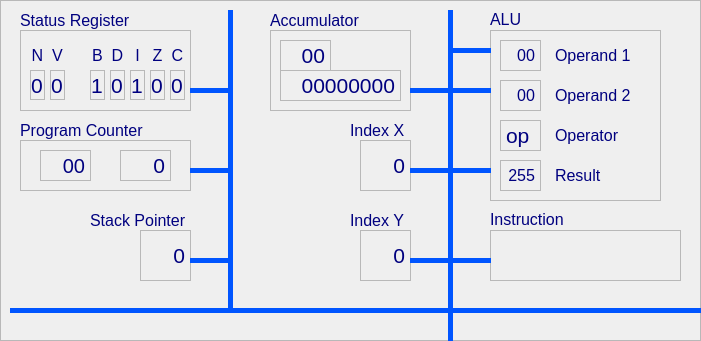
    <widget class="QFrame" name="processor_frame">
     <property name="geometry">
      <rect>
       <x>30</x>
       <y>30</y>
       <width>701</width>
       <height>341</height>
      </rect>
     </property>
     <property name="styleSheet">
      <string notr="true">color: rgb(0, 0, 127)</string>
     </property>
     <property name="frameShape">
      <enum>QFrame::StyledPanel</enum>
     </property>
     <property name="frameShadow">
      <enum>QFrame::Plain</enum>
     </property>
     <property name="lineWidth">
      <number>3</number>
     </property>
     <property name="midLineWidth">
      <number>2</number>
     </property>
     <widget class="QLabel" name="index_y">
      <property name="geometry">
       <rect>
        <x>360</x>
        <y>230</y>
        <width>51</width>
        <height>51</height>
       </rect>
      </property>
      <property name="font">
       <font>
        <pointsize>16</pointsize>
       </font>
      </property>
      <property name="frameShape">
       <enum>QFrame::StyledPanel</enum>
      </property>
      <property name="text">
       <string>0</string>
      </property>
      <property name="alignment">
       <set>Qt::AlignRight|Qt::AlignTrailing|Qt::AlignVCenter</set>
      </property>
     </widget>
     <widget class="QLabel" name="index_x">
      <property name="geometry">
       <rect>
        <x>360</x>
        <y>140</y>
        <width>51</width>
        <height>51</height>
       </rect>
      </property>
      <property name="font">
       <font>
        <pointsize>16</pointsize>
       </font>
      </property>
      <property name="frameShape">
       <enum>QFrame::StyledPanel</enum>
      </property>
      <property name="frameShadow">
       <enum>QFrame::Plain</enum>
      </property>
      <property name="text">
       <string>0</string>
      </property>
      <property name="alignment">
       <set>Qt::AlignRight|Qt::AlignTrailing|Qt::AlignVCenter</set>
      </property>
     </widget>
     <widget class="QFrame" name="accumulator_frame">
      <property name="geometry">
       <rect>
        <x>270</x>
        <y>30</y>
        <width>141</width>
        <height>81</height>
       </rect>
      </property>
      <property name="frameShape">
       <enum>QFrame::StyledPanel</enum>
      </property>
      <property name="frameShadow">
       <enum>QFrame::Plain</enum>
      </property>
      <widget class="QLabel" name="accumulator_binary">
       <property name="geometry">
        <rect>
         <x>10</x>
         <y>40</y>
         <width>121</width>
         <height>31</height>
        </rect>
       </property>
       <property name="font">
        <font>
         <pointsize>16</pointsize>
        </font>
       </property>
       <property name="frameShape">
        <enum>QFrame::StyledPanel</enum>
       </property>
       <property name="frameShadow">
        <enum>QFrame::Sunken</enum>
       </property>
       <property name="text">
        <string>00000000</string>
       </property>
       <property name="alignment">
        <set>Qt::AlignRight|Qt::AlignTrailing|Qt::AlignVCenter</set>
       </property>
      </widget>
      <widget class="QLabel" name="accumulator">
       <property name="geometry">
        <rect>
         <x>10</x>
         <y>10</y>
         <width>51</width>
         <height>31</height>
        </rect>
       </property>
       <property name="font">
        <font>
         <pointsize>16</pointsize>
        </font>
       </property>
       <property name="frameShape">
        <enum>QFrame::StyledPanel</enum>
       </property>
       <property name="frameShadow">
        <enum>QFrame::Sunken</enum>
       </property>
       <property name="text">
        <string>00</string>
       </property>
       <property name="alignment">
        <set>Qt::AlignRight|Qt::AlignTrailing|Qt::AlignVCenter</set>
       </property>
      </widget>
     </widget>
     <widget class="QFrame" name="program_counter_frame">
      <property name="geometry">
       <rect>
        <x>20</x>
        <y>140</y>
        <width>171</width>
        <height>51</height>
       </rect>
      </property>
      <property name="frameShape">
       <enum>QFrame::StyledPanel</enum>
      </property>
      <property name="frameShadow">
       <enum>QFrame::Plain</enum>
      </property>
      <widget class="QLabel" name="program_counter_high_byte">
       <property name="geometry">
        <rect>
         <x>20</x>
         <y>10</y>
         <width>51</width>
         <height>31</height>
        </rect>
       </property>
       <property name="font">
        <font>
         <pointsize>15</pointsize>
        </font>
       </property>
       <property name="frameShape">
        <enum>QFrame::StyledPanel</enum>
       </property>
       <property name="frameShadow">
        <enum>QFrame::Sunken</enum>
       </property>
       <property name="text">
        <string>00</string>
       </property>
       <property name="alignment">
        <set>Qt::AlignRight|Qt::AlignTrailing|Qt::AlignVCenter</set>
       </property>
      </widget>
      <widget class="QLabel" name="program_counter_low_byte">
       <property name="geometry">
        <rect>
         <x>100</x>
         <y>10</y>
         <width>51</width>
         <height>31</height>
        </rect>
       </property>
       <property name="font">
        <font>
         <pointsize>16</pointsize>
        </font>
       </property>
       <property name="frameShape">
        <enum>QFrame::StyledPanel</enum>
       </property>
       <property name="frameShadow">
        <enum>QFrame::Sunken</enum>
       </property>
       <property name="text">
        <string>0</string>
       </property>
       <property name="alignment">
        <set>Qt::AlignRight|Qt::AlignTrailing|Qt::AlignVCenter</set>
       </property>
      </widget>
     </widget>
     <widget class="QFrame" name="status_register_frame">
      <property name="geometry">
       <rect>
        <x>20</x>
        <y>30</y>
        <width>171</width>
        <height>81</height>
       </rect>
      </property>
      <property name="frameShape">
       <enum>QFrame::StyledPanel</enum>
      </property>
      <property name="frameShadow">
       <enum>QFrame::Plain</enum>
      </property>
      <widget class="QLabel" name="flag_c">
       <property name="geometry">
        <rect>
         <x>150</x>
         <y>40</y>
         <width>15</width>
         <height>30</height>
        </rect>
       </property>
       <property name="font">
        <font>
         <pointsize>16</pointsize>
        </font>
       </property>
       <property name="frameShape">
        <enum>QFrame::StyledPanel</enum>
       </property>
       <property name="frameShadow">
        <enum>QFrame::Sunken</enum>
       </property>
       <property name="text">
        <string>0</string>
       </property>
       <property name="indent">
        <number>0</number>
       </property>
      </widget>
      <widget class="QLabel" name="flag_z">
       <property name="geometry">
        <rect>
         <x>130</x>
         <y>40</y>
         <width>15</width>
         <height>30</height>
        </rect>
       </property>
       <property name="font">
        <font>
         <pointsize>16</pointsize>
        </font>
       </property>
       <property name="frameShape">
        <enum>QFrame::StyledPanel</enum>
       </property>
       <property name="frameShadow">
        <enum>QFrame::Sunken</enum>
       </property>
       <property name="text">
        <string>0</string>
       </property>
       <property name="indent">
        <number>0</number>
       </property>
      </widget>
      <widget class="QLabel" name="flag_d">
       <property name="geometry">
        <rect>
         <x>90</x>
         <y>40</y>
         <width>15</width>
         <height>30</height>
        </rect>
       </property>
       <property name="font">
        <font>
         <pointsize>16</pointsize>
        </font>
       </property>
       <property name="frameShape">
        <enum>QFrame::StyledPanel</enum>
       </property>
       <property name="frameShadow">
        <enum>QFrame::Sunken</enum>
       </property>
       <property name="text">
        <string>0</string>
       </property>
       <property name="indent">
        <number>0</number>
       </property>
      </widget>
      <widget class="QLabel" name="flag_b">
       <property name="geometry">
        <rect>
         <x>70</x>
         <y>40</y>
         <width>15</width>
         <height>30</height>
        </rect>
       </property>
       <property name="font">
        <font>
         <pointsize>16</pointsize>
        </font>
       </property>
       <property name="frameShape">
        <enum>QFrame::StyledPanel</enum>
       </property>
       <property name="frameShadow">
        <enum>QFrame::Sunken</enum>
       </property>
       <property name="text">
        <string>1</string>
       </property>
       <property name="indent">
        <number>0</number>
       </property>
      </widget>
      <widget class="QLabel" name="flag_v">
       <property name="geometry">
        <rect>
         <x>30</x>
         <y>40</y>
         <width>15</width>
         <height>30</height>
        </rect>
       </property>
       <property name="font">
        <font>
         <pointsize>16</pointsize>
        </font>
       </property>
       <property name="frameShape">
        <enum>QFrame::StyledPanel</enum>
       </property>
       <property name="frameShadow">
        <enum>QFrame::Sunken</enum>
       </property>
       <property name="text">
        <string>0</string>
       </property>
       <property name="indent">
        <number>0</number>
       </property>
      </widget>
      <widget class="QLabel" name="flag_n">
       <property name="geometry">
        <rect>
         <x>10</x>
         <y>40</y>
         <width>15</width>
         <height>30</height>
        </rect>
       </property>
       <property name="font">
        <font>
         <pointsize>16</pointsize>
        </font>
       </property>
       <property name="frameShape">
        <enum>QFrame::StyledPanel</enum>
       </property>
       <property name="frameShadow">
        <enum>QFrame::Sunken</enum>
       </property>
       <property name="text">
        <string>0</string>
       </property>
       <property name="indent">
        <number>0</number>
       </property>
      </widget>
      <widget class="QLabel" name="flag_i">
       <property name="geometry">
        <rect>
         <x>110</x>
         <y>40</y>
         <width>15</width>
         <height>30</height>
        </rect>
       </property>
       <property name="font">
        <font>
         <pointsize>16</pointsize>
        </font>
       </property>
       <property name="frameShape">
        <enum>QFrame::StyledPanel</enum>
       </property>
       <property name="frameShadow">
        <enum>QFrame::Sunken</enum>
       </property>
       <property name="text">
        <string>1</string>
       </property>
       <property name="indent">
        <number>0</number>
       </property>
      </widget>
      <widget class="QLabel" name="flag_n_label">
       <property name="geometry">
        <rect>
         <x>10</x>
         <y>10</y>
         <width>15</width>
         <height>30</height>
        </rect>
       </property>
       <property name="font">
        <font>
         <pointsize>12</pointsize>
        </font>
       </property>
       <property name="text">
        <string>N</string>
       </property>
       <property name="alignment">
        <set>Qt::AlignCenter</set>
       </property>
      </widget>
      <widget class="QLabel" name="flag_v_label">
       <property name="geometry">
        <rect>
         <x>30</x>
         <y>10</y>
         <width>15</width>
         <height>30</height>
        </rect>
       </property>
       <property name="font">
        <font>
         <pointsize>12</pointsize>
        </font>
       </property>
       <property name="text">
        <string>V</string>
       </property>
       <property name="alignment">
        <set>Qt::AlignCenter</set>
       </property>
      </widget>
      <widget class="QLabel" name="flag_b_label">
       <property name="geometry">
        <rect>
         <x>70</x>
         <y>10</y>
         <width>15</width>
         <height>30</height>
        </rect>
       </property>
       <property name="font">
        <font>
         <pointsize>12</pointsize>
        </font>
       </property>
       <property name="text">
        <string>B</string>
       </property>
       <property name="alignment">
        <set>Qt::AlignCenter</set>
       </property>
      </widget>
      <widget class="QLabel" name="flag_d_label">
       <property name="geometry">
        <rect>
         <x>90</x>
         <y>10</y>
         <width>15</width>
         <height>30</height>
        </rect>
       </property>
       <property name="font">
        <font>
         <pointsize>12</pointsize>
        </font>
       </property>
       <property name="text">
        <string>D</string>
       </property>
       <property name="alignment">
        <set>Qt::AlignCenter</set>
       </property>
      </widget>
      <widget class="QLabel" name="flag_i_label">
       <property name="geometry">
        <rect>
         <x>110</x>
         <y>10</y>
         <width>15</width>
         <height>30</height>
        </rect>
       </property>
       <property name="font">
        <font>
         <pointsize>12</pointsize>
        </font>
       </property>
       <property name="text">
        <string>I</string>
       </property>
       <property name="alignment">
        <set>Qt::AlignCenter</set>
       </property>
      </widget>
      <widget class="QLabel" name="flag_z_label">
       <property name="geometry">
        <rect>
         <x>130</x>
         <y>10</y>
         <width>15</width>
         <height>30</height>
        </rect>
       </property>
       <property name="font">
        <font>
         <pointsize>12</pointsize>
        </font>
       </property>
       <property name="text">
        <string>Z</string>
       </property>
       <property name="alignment">
        <set>Qt::AlignCenter</set>
       </property>
      </widget>
      <widget class="QLabel" name="flag_c_label">
       <property name="geometry">
        <rect>
         <x>150</x>
         <y>10</y>
         <width>15</width>
         <height>30</height>
        </rect>
       </property>
       <property name="font">
        <font>
         <pointsize>12</pointsize>
        </font>
       </property>
       <property name="text">
        <string>C</string>
       </property>
       <property name="alignment">
        <set>Qt::AlignCenter</set>
       </property>
      </widget>
     </widget>
     <widget class="QLabel" name="status_register_label">
      <property name="geometry">
       <rect>
        <x>20</x>
        <y>10</y>
        <width>141</width>
        <height>21</height>
       </rect>
      </property>
      <property name="font">
       <font>
        <pointsize>12</pointsize>
       </font>
      </property>
      <property name="text">
       <string>Status Register</string>
      </property>
     </widget>
     <widget class="QLabel" name="program_counter_label">
      <property name="geometry">
       <rect>
        <x>20</x>
        <y>120</y>
        <width>131</width>
        <height>20</height>
       </rect>
      </property>
      <property name="font">
       <font>
        <pointsize>12</pointsize>
       </font>
      </property>
      <property name="text">
       <string>Program Counter</string>
      </property>
     </widget>
     <widget class="QLabel" name="accumulator_label">
      <property name="geometry">
       <rect>
        <x>270</x>
        <y>10</y>
        <width>101</width>
        <height>20</height>
       </rect>
      </property>
      <property name="font">
       <font>
        <pointsize>12</pointsize>
       </font>
      </property>
      <property name="text">
       <string>Accumulator</string>
      </property>
     </widget>
     <widget class="QLabel" name="index_x_label">
      <property name="geometry">
       <rect>
        <x>350</x>
        <y>120</y>
        <width>61</width>
        <height>20</height>
       </rect>
      </property>
      <property name="font">
       <font>
        <pointsize>12</pointsize>
       </font>
      </property>
      <property name="text">
       <string>Index X</string>
      </property>
     </widget>
     <widget class="QLabel" name="index_y_label">
      <property name="geometry">
       <rect>
        <x>350</x>
        <y>210</y>
        <width>61</width>
        <height>20</height>
       </rect>
      </property>
      <property name="font">
       <font>
        <pointsize>12</pointsize>
       </font>
      </property>
      <property name="text">
       <string>Index Y</string>
      </property>
     </widget>
     <widget class="QLabel" name="stack_pointer_label">
      <property name="geometry">
       <rect>
        <x>90</x>
        <y>210</y>
        <width>101</width>
        <height>20</height>
       </rect>
      </property>
      <property name="font">
       <font>
        <pointsize>12</pointsize>
       </font>
      </property>
      <property name="text">
       <string>Stack Pointer</string>
      </property>
     </widget>
     <widget class="QLabel" name="stack_pointer">
      <property name="geometry">
       <rect>
        <x>140</x>
        <y>230</y>
        <width>51</width>
        <height>51</height>
       </rect>
      </property>
      <property name="font">
       <font>
        <pointsize>16</pointsize>
       </font>
      </property>
      <property name="frameShape">
       <enum>QFrame::StyledPanel</enum>
      </property>
      <property name="frameShadow">
       <enum>QFrame::Plain</enum>
      </property>
      <property name="text">
       <string>0</string>
      </property>
      <property name="alignment">
       <set>Qt::AlignRight|Qt::AlignTrailing|Qt::AlignVCenter</set>
      </property>
     </widget>
     <widget class="QFrame" name="current_instruction_frame">
      <property name="geometry">
       <rect>
        <x>490</x>
        <y>230</y>
        <width>191</width>
        <height>51</height>
       </rect>
      </property>
      <property name="frameShape">
       <enum>QFrame::StyledPanel</enum>
      </property>
      <property name="frameShadow">
       <enum>QFrame::Plain</enum>
      </property>
      <widget class="QLabel" name="current_instruction">
       <property name="geometry">
        <rect>
         <x>10</x>
         <y>10</y>
         <width>171</width>
         <height>31</height>
        </rect>
       </property>
       <property name="font">
        <font>
         <pointsize>20</pointsize>
        </font>
       </property>
       <property name="text">
        <string/>
       </property>
      </widget>
     </widget>
     <widget class="QLabel" name="current_instruction_label">
      <property name="geometry">
       <rect>
        <x>490</x>
        <y>210</y>
        <width>91</width>
        <height>18</height>
       </rect>
      </property>
      <property name="font">
       <font>
        <pointsize>12</pointsize>
       </font>
      </property>
      <property name="text">
       <string>Instruction</string>
      </property>
     </widget>
     <widget class="QFrame" name="alu_frame">
      <property name="geometry">
       <rect>
        <x>490</x>
        <y>30</y>
        <width>171</width>
        <height>171</height>
       </rect>
      </property>
      <property name="frameShape">
       <enum>QFrame::StyledPanel</enum>
      </property>
      <property name="frameShadow">
       <enum>QFrame::Plain</enum>
      </property>
      <widget class="QLabel" name="alu_operator">
       <property name="geometry">
        <rect>
         <x>10</x>
         <y>90</y>
         <width>41</width>
         <height>31</height>
        </rect>
       </property>
       <property name="font">
        <font>
         <pointsize>16</pointsize>
        </font>
       </property>
       <property name="frameShape">
        <enum>QFrame::StyledPanel</enum>
       </property>
       <property name="frameShadow">
        <enum>QFrame::Sunken</enum>
       </property>
       <property name="text">
        <string>op</string>
       </property>
      </widget>
      <widget class="QLabel" name="alu_op1">
       <property name="geometry">
        <rect>
         <x>10</x>
         <y>10</y>
         <width>41</width>
         <height>31</height>
        </rect>
       </property>
       <property name="font">
        <font>
         <pointsize>12</pointsize>
        </font>
       </property>
       <property name="frameShape">
        <enum>QFrame::StyledPanel</enum>
       </property>
       <property name="frameShadow">
        <enum>QFrame::Sunken</enum>
       </property>
       <property name="text">
        <string>00</string>
       </property>
       <property name="alignment">
        <set>Qt::AlignRight|Qt::AlignTrailing|Qt::AlignVCenter</set>
       </property>
       <property name="indent">
        <number>5</number>
       </property>
      </widget>
      <widget class="QLabel" name="alu_op2">
       <property name="geometry">
        <rect>
         <x>10</x>
         <y>50</y>
         <width>41</width>
         <height>31</height>
        </rect>
       </property>
       <property name="font">
        <font>
         <pointsize>12</pointsize>
        </font>
       </property>
       <property name="frameShape">
        <enum>QFrame::StyledPanel</enum>
       </property>
       <property name="frameShadow">
        <enum>QFrame::Sunken</enum>
       </property>
       <property name="text">
        <string>00</string>
       </property>
       <property name="alignment">
        <set>Qt::AlignRight|Qt::AlignTrailing|Qt::AlignVCenter</set>
       </property>
       <property name="indent">
        <number>5</number>
       </property>
      </widget>
      <widget class="QLabel" name="alu_res">
       <property name="geometry">
        <rect>
         <x>10</x>
         <y>130</y>
         <width>41</width>
         <height>31</height>
        </rect>
       </property>
       <property name="font">
        <font>
         <pointsize>12</pointsize>
        </font>
       </property>
       <property name="frameShape">
        <enum>QFrame::StyledPanel</enum>
       </property>
       <property name="frameShadow">
        <enum>QFrame::Sunken</enum>
       </property>
       <property name="text">
        <string>255</string>
       </property>
       <property name="alignment">
        <set>Qt::AlignRight|Qt::AlignTrailing|Qt::AlignVCenter</set>
       </property>
       <property name="indent">
        <number>5</number>
       </property>
      </widget>
      <widget class="QLabel" name="alu_op1_label">
       <property name="geometry">
        <rect>
         <x>60</x>
         <y>10</y>
         <width>91</width>
         <height>31</height>
        </rect>
       </property>
       <property name="font">
        <font>
         <pointsize>12</pointsize>
        </font>
       </property>
       <property name="text">
        <string>Operand 1</string>
       </property>
       <property name="indent">
        <number>5</number>
       </property>
      </widget>
      <widget class="QLabel" name="alu_op2_label">
       <property name="geometry">
        <rect>
         <x>60</x>
         <y>50</y>
         <width>91</width>
         <height>31</height>
        </rect>
       </property>
       <property name="font">
        <font>
         <pointsize>12</pointsize>
        </font>
       </property>
       <property name="text">
        <string>Operand 2</string>
       </property>
       <property name="indent">
        <number>5</number>
       </property>
      </widget>
      <widget class="QLabel" name="alu_res_label">
       <property name="geometry">
        <rect>
         <x>60</x>
         <y>130</y>
         <width>51</width>
         <height>31</height>
        </rect>
       </property>
       <property name="font">
        <font>
         <pointsize>12</pointsize>
        </font>
       </property>
       <property name="text">
        <string>Result</string>
       </property>
       <property name="indent">
        <number>5</number>
       </property>
      </widget>
      <widget class="QLabel" name="alu_op2_label_2">
       <property name="geometry">
        <rect>
         <x>60</x>
         <y>90</y>
         <width>91</width>
         <height>31</height>
        </rect>
       </property>
       <property name="font">
        <font>
         <pointsize>12</pointsize>
        </font>
       </property>
       <property name="text">
        <string>Operator</string>
       </property>
       <property name="indent">
        <number>5</number>
       </property>
      </widget>
     </widget>
     <widget class="QLabel" name="alu_label">
      <property name="geometry">
       <rect>
        <x>490</x>
        <y>10</y>
        <width>58</width>
        <height>18</height>
       </rect>
      </property>
      <property name="font">
       <font>
        <pointsize>12</pointsize>
       </font>
      </property>
      <property name="text">
       <string>ALU</string>
      </property>
     </widget>
     <widget class="Line" name="line_5">
      <property name="geometry">
       <rect>
        <x>10</x>
        <y>300</y>
        <width>691</width>
        <height>20</height>
       </rect>
      </property>
      <property name="styleSheet">
       <string notr="true">color: rgb(0, 85, 255);</string>
      </property>
      <property name="frameShadow">
       <enum>QFrame::Plain</enum>
      </property>
      <property name="lineWidth">
       <number>5</number>
      </property>
      <property name="midLineWidth">
       <number>0</number>
      </property>
      <property name="orientation">
       <enum>Qt::Horizontal</enum>
      </property>
     </widget>
     <widget class="Line" name="line_6">
      <property name="geometry">
       <rect>
        <x>220</x>
        <y>10</y>
        <width>20</width>
        <height>301</height>
       </rect>
      </property>
      <property name="styleSheet">
       <string notr="true">color: rgb(0, 85, 255);</string>
      </property>
      <property name="frameShadow">
       <enum>QFrame::Plain</enum>
      </property>
      <property name="lineWidth">
       <number>5</number>
      </property>
      <property name="orientation">
       <enum>Qt::Vertical</enum>
      </property>
     </widget>
     <widget class="Line" name="line_8">
      <property name="geometry">
       <rect>
        <x>440</x>
        <y>10</y>
        <width>20</width>
        <height>301</height>
       </rect>
      </property>
      <property name="styleSheet">
       <string notr="true">color: rgb(0, 85, 255);</string>
      </property>
      <property name="frameShadow">
       <enum>QFrame::Plain</enum>
      </property>
      <property name="lineWidth">
       <number>5</number>
      </property>
      <property name="orientation">
       <enum>Qt::Vertical</enum>
      </property>
     </widget>
     <widget class="Line" name="line_9">
      <property name="geometry">
       <rect>
        <x>190</x>
        <y>160</y>
        <width>41</width>
        <height>20</height>
       </rect>
      </property>
      <property name="styleSheet">
       <string notr="true">color: rgb(0, 85, 255);</string>
      </property>
      <property name="frameShadow">
       <enum>QFrame::Plain</enum>
      </property>
      <property name="lineWidth">
       <number>5</number>
      </property>
      <property name="midLineWidth">
       <number>0</number>
      </property>
      <property name="orientation">
       <enum>Qt::Horizontal</enum>
      </property>
     </widget>
     <widget class="Line" name="line_10">
      <property name="geometry">
       <rect>
        <x>190</x>
        <y>250</y>
        <width>41</width>
        <height>20</height>
       </rect>
      </property>
      <property name="styleSheet">
       <string notr="true">color: rgb(0, 85, 255);</string>
      </property>
      <property name="frameShadow">
       <enum>QFrame::Plain</enum>
      </property>
      <property name="lineWidth">
       <number>5</number>
      </property>
      <property name="midLineWidth">
       <number>0</number>
      </property>
      <property name="orientation">
       <enum>Qt::Horizontal</enum>
      </property>
     </widget>
     <widget class="Line" name="line_11">
      <property name="geometry">
       <rect>
        <x>190</x>
        <y>80</y>
        <width>41</width>
        <height>20</height>
       </rect>
      </property>
      <property name="styleSheet">
       <string notr="true">color: rgb(0, 85, 255);</string>
      </property>
      <property name="frameShadow">
       <enum>QFrame::Plain</enum>
      </property>
      <property name="lineWidth">
       <number>5</number>
      </property>
      <property name="midLineWidth">
       <number>0</number>
      </property>
      <property name="orientation">
       <enum>Qt::Horizontal</enum>
      </property>
     </widget>
     <widget class="Line" name="line_12">
      <property name="geometry">
       <rect>
        <x>410</x>
        <y>80</y>
        <width>81</width>
        <height>20</height>
       </rect>
      </property>
      <property name="styleSheet">
       <string notr="true">color: rgb(0, 85, 255);</string>
      </property>
      <property name="frameShadow">
       <enum>QFrame::Plain</enum>
      </property>
      <property name="lineWidth">
       <number>5</number>
      </property>
      <property name="midLineWidth">
       <number>0</number>
      </property>
      <property name="orientation">
       <enum>Qt::Horizontal</enum>
      </property>
     </widget>
     <widget class="Line" name="line_13">
      <property name="geometry">
       <rect>
        <x>410</x>
        <y>160</y>
        <width>81</width>
        <height>20</height>
       </rect>
      </property>
      <property name="styleSheet">
       <string notr="true">color: rgb(0, 85, 255);</string>
      </property>
      <property name="frameShadow">
       <enum>QFrame::Plain</enum>
      </property>
      <property name="lineWidth">
       <number>5</number>
      </property>
      <property name="midLineWidth">
       <number>0</number>
      </property>
      <property name="orientation">
       <enum>Qt::Horizontal</enum>
      </property>
     </widget>
     <widget class="Line" name="line_14">
      <property name="geometry">
       <rect>
        <x>410</x>
        <y>250</y>
        <width>81</width>
        <height>20</height>
       </rect>
      </property>
      <property name="styleSheet">
       <string notr="true">color: rgb(0, 85, 255);</string>
      </property>
      <property name="frameShadow">
       <enum>QFrame::Plain</enum>
      </property>
      <property name="lineWidth">
       <number>5</number>
      </property>
      <property name="midLineWidth">
       <number>0</number>
      </property>
      <property name="orientation">
       <enum>Qt::Horizontal</enum>
      </property>
     </widget>
     <widget class="Line" name="line_15">
      <property name="geometry">
       <rect>
        <x>450</x>
        <y>40</y>
        <width>41</width>
        <height>20</height>
       </rect>
      </property>
      <property name="styleSheet">
       <string notr="true">color: rgb(0, 85, 255);</string>
      </property>
      <property name="frameShadow">
       <enum>QFrame::Plain</enum>
      </property>
      <property name="lineWidth">
       <number>5</number>
      </property>
      <property name="midLineWidth">
       <number>0</number>
      </property>
      <property name="orientation">
       <enum>Qt::Horizontal</enum>
      </property>
     </widget>
     <widget class="Line" name="line_25">
      <property name="geometry">
       <rect>
        <x>440</x>
        <y>310</y>
        <width>20</width>
        <height>31</height>
       </rect>
      </property>
      <property name="styleSheet">
       <string notr="true">color: rgb(0, 85, 255);</string>
      </property>
      <property name="frameShadow">
       <enum>QFrame::Plain</enum>
      </property>
      <property name="lineWidth">
       <number>5</number>
      </property>
      <property name="orientation">
       <enum>Qt::Vertical</enum>
      </property>
     </widget>
     <zorder>index_y</zorder>
     <zorder>index_x</zorder>
     <zorder>accumulator_frame</zorder>
     <zorder>status_register_frame</zorder>
     <zorder>status_register_label</zorder>
     <zorder>program_counter_label</zorder>
     <zorder>accumulator_label</zorder>
     <zorder>index_x_label</zorder>
     <zorder>index_y_label</zorder>
     <zorder>stack_pointer_label</zorder>
     <zorder>stack_pointer</zorder>
     <zorder>program_counter_frame</zorder>
     <zorder>current_instruction_frame</zorder>
     <zorder>current_instruction_label</zorder>
     <zorder>alu_frame</zorder>
     <zorder>alu_label</zorder>
     <zorder>line_5</zorder>
     <zorder>line_6</zorder>
     <zorder>line_8</zorder>
     <zorder>line_9</zorder>
     <zorder>line_10</zorder>
     <zorder>line_11</zorder>
     <zorder>line_12</zorder>
     <zorder>line_13</zorder>
     <zorder>line_14</zorder>
     <zorder>line_15</zorder>
     <zorder>line_25</zorder>
    </widget>
